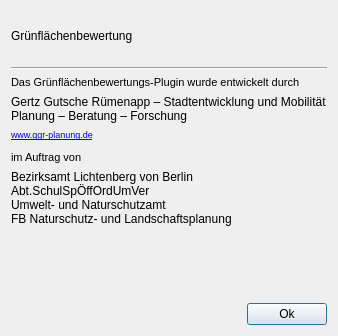
<?xml version="1.0" encoding="UTF-8"?>
<ui version="4.0">
 <class>InfoDialog</class>
 <widget class="QDialog" name="InfoDialog">
  <property name="windowModality">
   <enum>Qt::WindowModal</enum>
  </property>
  <property name="geometry">
   <rect>
    <x>0</x>
    <y>0</y>
    <width>332</width>
    <height>336</height>
   </rect>
  </property>
  <property name="sizePolicy">
   <sizepolicy hsizetype="Fixed" vsizetype="Fixed">
    <horstretch>0</horstretch>
    <verstretch>0</verstretch>
   </sizepolicy>
  </property>
  <property name="windowTitle">
   <string>Über</string>
  </property>
  <property name="modal">
   <bool>true</bool>
  </property>
  <layout class="QVBoxLayout" name="verticalLayout">
   <item>
    <layout class="QHBoxLayout" name="horizontalLayout_2">
     <item>
      <widget class="QLabel" name="label_11">
       <property name="font">
        <font>
         <pointsize>9</pointsize>
        </font>
       </property>
       <property name="text">
        <string>Grünflächenbewertung</string>
       </property>
      </widget>
     </item>
     <item>
      <widget class="QLabel" name="version_label">
       <property name="font">
        <font>
         <pointsize>9</pointsize>
        </font>
       </property>
       <property name="text">
        <string/>
       </property>
      </widget>
     </item>
     <item>
      <widget class="QLabel" name="version_label_3">
       <property name="font">
        <font>
         <pointsize>9</pointsize>
        </font>
       </property>
       <property name="text">
        <string/>
       </property>
      </widget>
     </item>
     <item>
      <layout class="QHBoxLayout" name="horizontalLayout_6">
       <item>
        <spacer name="horizontalSpacer_2">
         <property name="orientation">
          <enum>Qt::Horizontal</enum>
         </property>
         <property name="sizeHint" stdset="0">
          <size>
           <width>40</width>
           <height>20</height>
          </size>
         </property>
        </spacer>
       </item>
       <item>
        <widget class="QLabel" name="label_12">
         <property name="minimumSize">
          <size>
           <width>50</width>
           <height>50</height>
          </size>
         </property>
         <property name="maximumSize">
          <size>
           <width>50</width>
           <height>50</height>
          </size>
         </property>
         <property name="layoutDirection">
          <enum>Qt::LeftToRight</enum>
         </property>
         <property name="text">
          <string/>
         </property>
         <property name="pixmap">
          <pixmap>icon.png</pixmap>
         </property>
         <property name="scaledContents">
          <bool>true</bool>
         </property>
         <property name="alignment">
          <set>Qt::AlignLeading|Qt::AlignLeft|Qt::AlignVCenter</set>
         </property>
        </widget>
       </item>
       <item>
        <spacer name="horizontalSpacer_5">
         <property name="orientation">
          <enum>Qt::Horizontal</enum>
         </property>
         <property name="sizeHint" stdset="0">
          <size>
           <width>40</width>
           <height>20</height>
          </size>
         </property>
        </spacer>
       </item>
      </layout>
     </item>
    </layout>
   </item>
   <item>
    <widget class="Line" name="line_3">
     <property name="orientation">
      <enum>Qt::Horizontal</enum>
     </property>
    </widget>
   </item>
   <item>
    <layout class="QVBoxLayout" name="verticalLayout_5">
     <item>
      <widget class="QLabel" name="label">
       <property name="font">
        <font>
         <pointsize>8</pointsize>
        </font>
       </property>
       <property name="text">
        <string>Das Grünflächenbewertungs-Plugin wurde entwickelt durch</string>
       </property>
      </widget>
     </item>
     <item>
      <widget class="QLabel" name="label_2">
       <property name="font">
        <font>
         <pointsize>9</pointsize>
        </font>
       </property>
       <property name="text">
        <string>Gertz Gutsche Rümenapp – Stadtentwicklung und Mobilität 
Planung – Beratung – Forschung</string>
       </property>
      </widget>
     </item>
    </layout>
   </item>
   <item>
    <widget class="QLabel" name="label_5">
     <property name="font">
      <font>
       <pointsize>7</pointsize>
      </font>
     </property>
     <property name="text">
      <string notr="true">&lt;a href=&quot;http://www.ggr-planung.de&quot;&gt;www.ggr-planung.de&lt;/a&gt;</string>
     </property>
     <property name="textFormat">
      <enum>Qt::RichText</enum>
     </property>
     <property name="openExternalLinks">
      <bool>true</bool>
     </property>
    </widget>
   </item>
   <item>
    <spacer name="verticalSpacer_9">
     <property name="orientation">
      <enum>Qt::Vertical</enum>
     </property>
     <property name="sizeType">
      <enum>QSizePolicy::Fixed</enum>
     </property>
     <property name="sizeHint" stdset="0">
      <size>
       <width>20</width>
       <height>5</height>
      </size>
     </property>
    </spacer>
   </item>
   <item>
    <widget class="QLabel" name="label_4">
     <property name="font">
      <font>
       <pointsize>8</pointsize>
      </font>
     </property>
     <property name="text">
      <string>im Auftrag von</string>
     </property>
    </widget>
   </item>
   <item>
    <layout class="QVBoxLayout" name="verticalLayout_2">
     <item>
      <widget class="QLabel" name="label_8">
       <property name="font">
        <font>
         <pointsize>9</pointsize>
        </font>
       </property>
       <property name="text">
        <string>Bezirksamt Lichtenberg von Berlin
Abt.SchulSpÖffOrdUmVer
Umwelt- und Naturschutzamt
FB Naturschutz- und Landschaftsplanung</string>
       </property>
      </widget>
     </item>
    </layout>
   </item>
   <item>
    <spacer name="verticalSpacer">
     <property name="orientation">
      <enum>Qt::Vertical</enum>
     </property>
     <property name="sizeHint" stdset="0">
      <size>
       <width>20</width>
       <height>40</height>
      </size>
     </property>
    </spacer>
   </item>
   <item>
    <layout class="QHBoxLayout" name="horizontalLayout">
     <item>
      <spacer name="horizontalSpacer">
       <property name="orientation">
        <enum>Qt::Horizontal</enum>
       </property>
       <property name="sizeHint" stdset="0">
        <size>
         <width>40</width>
         <height>20</height>
        </size>
       </property>
      </spacer>
     </item>
     <item>
      <widget class="QPushButton" name="close_button">
       <property name="text">
        <string>Ok</string>
       </property>
      </widget>
     </item>
    </layout>
   </item>
  </layout>
 </widget>
 <resources/>
 <connections/>
</ui>
